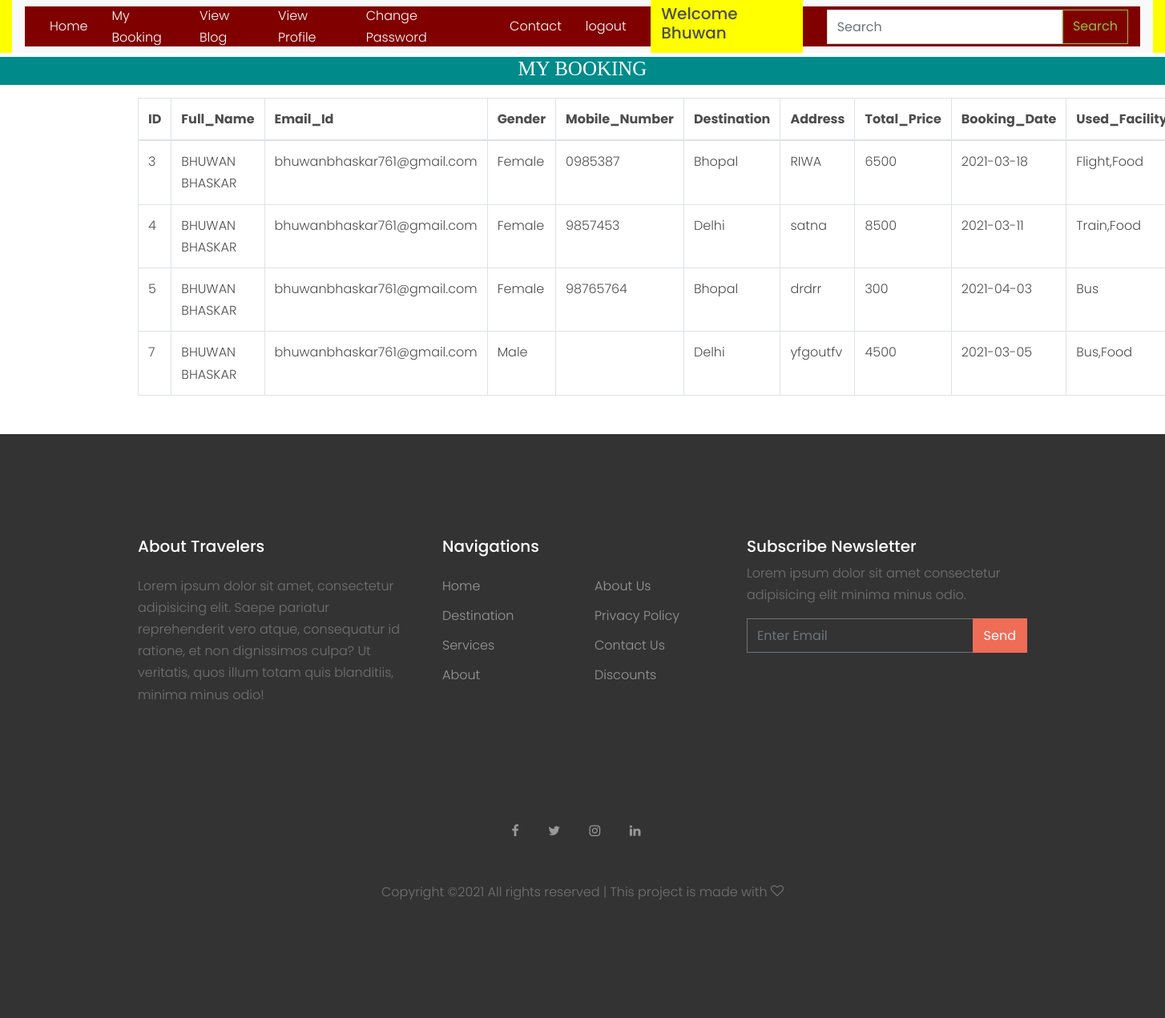
/my_booking/ (signed in), run on the app's committed database.
### tour/models.py (models this page shows, shortened)
class Booking(models.Model):
    user = models.ForeignKey(User,on_delete=models.CASCADE,null=True)
    destination = models.ForeignKey(Destination,on_delete=models.CASCADE,null=True)
    Fname = models.CharField(max_length=30)
    Lname = models.CharField(max_length=30)
    Email = models.EmailField()
    gender = models.CharField(max_length=20,null=True)
    date = models.CharField(max_length=30,null=True)
    address = models.CharField(max_length=30,null=True)
    number = models.CharField(max_length=30,null=True)
    price = models.CharField(max_length=30,null=True)
    used_facility=models.CharField(max_length=30,null=True)

class Destination(models.Model):
    user = models.ForeignKey(User,on_delete=models.CASCADE,null=True)
    place = models.CharField(max_length=20)
    country = models.CharField(max_length=20)
    image = models.ImageField(null=True)
    image1 = models.ImageField(null=True)
    image2 = models.ImageField(null=True)
    image3 = models.ImageField(null=True)
    price_by_bus = models.CharField(max_length=20,null=True)
    price_by_Train = models.CharField(max_length=20, null=True)
    price_by_Flight = models.CharField(max_length=20, null=True)
    food_price = models.CharField(max_length=20, null=True)
    number_of_person = models.CharField(max_length=20, null=True)
    days = models.CharField(max_length=20, null=True)
    nights = models.CharField(max_length=20, null=True)
    description=models.CharField(max_length=200,null=True)
    def __str__(self):
        return self.place

### tour/views.py (the view)
# urls.py: path('my_booking/',views.my_booking,name='my_booking'),
def my_booking(request):
    data=Booking.objects.filter(user=request.user)
    d={'data':data}
    return render(request,'my_booking.html',d)

### tour/templates/my_booking.html (shortened to what this page needs)
{% extends 'base.html' %}
{% load static %}
{% block body %}
<center>
      <h1 style="font-size:25px; background-color:darkcyan;height:35px;color:white;margin-top:5px;font-family : 'Monotype Corsiva' ;text-align:align:center"> MY BOOKING </h1>
</center>
<div class="container mt-3">
    <table class="table table-bordered" id="myTable">
  <thead>
  <tr>
    <th>ID</th>
    <th>Full_Name</th>
    <th>Email_Id</th>
      <th>Gender</th>
    <th>Mobile_Number</th>
    <th>Destination</th>
    <th>Address</th>
    <th>Total_Price</th>
    <th>Booking_Date</th>
    <th>Used_Facility</th>
  </tr>
  </thead>
   <tbody>
    {% for i in data %}
  <tr>
    <td>{{i.id}}</td>
    <td>{{i.Fname}} {{i.Lname}}</td>
      <td>{{i.Email}}</td>
      <td>{{i.gender}}</td>
       <td>{{i.number}}</td>
       <td>{{i.destination}}</td>
       <td>{{i.address}}</td>
       <td>{{i.price}}</td>
       <td>{{i.date}}</td>
       <td>{{i.used_facility}}</td>
  </tr>
    {% endfor %}
    </tbody>
</table>
</div>
{% endblock %}

### tour/templates/base.html (shortened to what this page needs)
<!DOCTYPE html>
<html lang="en">
<head>
    {% load static %}
    <link rel="stylesheet" href="{% static 'fonts/icomoon/style.css' %}">
    <link rel="stylesheet" href="{% static 'css/bootstrap.min.css' %}">
    <link rel="stylesheet" href="{% static 'css/magnific-popup.css' %}">
    <link rel="stylesheet" href="{% static 'css/jquery-ui.css' %}">
    <link rel="stylesheet" href="{% static 'css/owl.carousel.min.css' %}">
    <link rel="stylesheet" href="{% static 'css/owl.theme.default.min.css' %}">
    <link rel="stylesheet" href="https://cdnjs.cloudflare.com/ajax/libs/font-awesome/4.7.0/css/font-awesome.min.css">
    <link rel="stylesheet" href="{% static 'css/bootstrap-datepicker.css' %}">
    <link rel="stylesheet" href="{% static 'fonts/flaticon/font/flaticon.css' %}">
    <link rel="stylesheet" href="https://cdn.jsdelivr.net/npm/mediaelement@4.2.7/build/mediaelementplayer.min.css>
    <link rel=" href="{% static 'css/aos.css' %}">
    <link rel="stylesheet" href="{% static 'css/style.css' %}">
</head>
<body>
<header class="site-navbar " role="banner">
    <div class="container-fluid">
        <div class="row">
            <div class="col-12" style="background-color:yellow;">
                <nav class="navbar navbar-expand-lg navbar-light bg-light">
                    <div class="container-fluid" style="background-color:maroon;height:50px">
                        <div class="collapse navbar-collapse" id="navbarSupportedContent">
                            {% if request.user.is_staff %}
                            <ul class="navbar-nav me-auto mb-2 mb-lg-0">
                                <li class="active"><a href="{% url 'admin_home' %}">Dashboard</a></li>
                                <li><a href="{% url 'all_user' %}" style="margin-left:10px">All User</a></li>
                                <li><a href="{% url 'add_destination' %}"  style="margin-left:20px">Add Destination</a></li>
                                <li><a href="{% url 'add_blog' %}"  style="margin-left:20px">Add Blog</a></li>
                                <li><a href="{% url 'admin_viewblog' %}"  style="margin-left:20px">View Blog</a></li>
                                <li><a href="{% url 'view_destination' %}"  style="margin-left:20px">View Destination</a></li>
                                <li><a href="{% url 'view_booking' %}"  style="margin-left:20px">View Booking</a></li>
                                <li><a href="{% url 'view_contact' %}"  style="margin-left:20px">View Contact</a></li>
                                <li><a href="{% url 'Change_Password' %}"  style="margin-left:20px">Change Password</a></li>
                                 <li><a href="{% url 'logout' %}"  style="margin-left:20px">logout</a></li>
                                <li class="btn btn-warning"  style="margin-left:20px;background-color:yellow">Welcome {{request.user.username}}</li>
                                {% elif request.user.is_authenticated %}
                                    <a href="{% url 'home' %}" style="color:white">Home</a>
                        <a href="{% url 'my_booking' %}" style="margin-left:30px;color:white">My Booking</a>
                        <a href="{% url 'blog' %}" style="margin-left:30px;color:white">View Blog</a>
                               <a href="{% url 'view_profile' %}" style="margin-left:30px;color:white">View Profile</a>
                               <a href="{% url 'Change_Password' %}" style="margin-left:30px;color:white">Change Password</a>
                                    <a href="{% url 'contact' %}" style="margin-left:50px;color:white">Contact</a>
                               <a href="{% url 'logout' %}" onclick="return confirm('Are You Sure')" style="margin-left:30px;color:white">logout</a>
                                <h5 style="background-color:yellow;margin-left:30px;padding:1%"> Welcome {{request.user.username}}</h5>
                            {% endif %}
                            {% if not request.user.is_staff %}
                            <div align="right">
                                <form class="d-flex pull-right" method="post" action="/search/">
                                    <input class="form-control me-2" type="search" placeholder="Search"
                                           aria-label="Search" name="srh" style="margin-left:30px">
                                    <button class="btn btn-outline-success" type="submit">Search</button>
                                </form>
                            </div>
                            {% endif %}
                        </div>
                    </div>
                </nav>
            </div>
        </div>
    </div>
</header>
{% block body %}
{% endblock %}
<footer class="site-footer mt-5">
    <div class="container">
        <div class="row">
            <div class="col-lg-4">
                <div class="mb-5">
                    <h3 class="footer-heading mb-4">About Travelers</h3>
                    <p>Lorem ipsum dolor sit amet, consectetur adipisicing elit. Saepe pariatur reprehenderit vero
                        atque, consequatur id ratione, et non dignissimos culpa? Ut veritatis, quos illum totam quis
                        blanditiis, minima minus odio!</p>
                </div>
            </div>
            <div class="col-lg-4 mb-5 mb-lg-0">
                <div class="row mb-5">
                    <div class="col-md-12">
                        <h3 class="footer-heading mb-4">Navigations</h3>
                    </div>
                    <div class="col-md-6 col-lg-6">
                        <ul class="list-unstyled">
                            <li><a href="#">Home</a></li>
                            <li><a href="#">Destination</a></li>
                            <li><a href="#">Services</a></li>
                            <li><a href="#">About</a></li>
                        </ul>
                    </div>
                    <div class="col-md-6 col-lg-6">
                        <ul class="list-unstyled">
                            <li><a href="#">About Us</a></li>
                            <li><a href="#">Privacy Policy</a></li>
                            <li><a href="#">Contact Us</a></li>
                            <li><a href="#">Discounts</a></li>
                        </ul>
                    </div>
                </div>
            </div>
            <div class="col-lg-4 mb-5 mb-lg-0">
                <div class="mb-5">
                    <h3 class="footer-heading mb-2">Subscribe Newsletter</h3>
                    <p>Lorem ipsum dolor sit amet consectetur adipisicing elit minima minus odio.</p>
                    <form action="#" method="post">
                        <div class="input-group mb-3">
                            <input type="text" class="form-control border-secondary text-white bg-transparent"
                                   placeholder="Enter Email" aria-label="Enter Email" aria-describedby="button-addon2">
                            <div class="input-group-append">
                                <button class="btn btn-primary text-white" type="button" id="button-addon2">Send
                                </button>
                            </div>
                        </div>
                    </form>
                </div>
            </div>
        </div>
        <div class="row pt-5 mt-5 text-center">
            <div class="col-md-12">
                <div class="mb-5">
                    <a href="#" class="pl-0 pr-3"><span class="icon-facebook"></span></a>
                    <a href="#" class="pl-3 pr-3"><span class="icon-twitter"></span></a>
                    <a href="#" class="pl-3 pr-3"><span class="icon-instagram"></span></a>
                    <a href="#" class="pl-3 pr-3"><span class="icon-linkedin"></span></a>
                </div>
                <p>
                    Copyright &copy;<script>document.write(new Date().getFullYear());</script>
                    All rights reserved | This project is made with <i class="icon-heart-o" aria-hidden="true"></i>
                </p>
            </div>
        </div>
    </div>
</footer>
</body>
</html>

### tour/static/css/style.css (style rules this page uses)
body { line-height: 1.7; color: #4d4d4d; font-weight: 300; font-size: 1rem; }
a { -webkit-transition: .3s all ease; -o-transition: .3s all ease; transition: .3s all ease; }
h1, h2, h3, h4, h5, .h1, .h2, .h3, .h4, .h5 { font-family: "Poppins", -apple-system, BlinkMacSystemFont, "Segoe UI", Roboto, "Helvetica Neue", Arial, sans-serif, "Apple Color Emoji", "Segoe UI Emoji", "Segoe UI Symbol", "Noto Color Emoji"; }
.btn { border-radius: 0; }
.btn.btn-primary { border: 2px solid transparent; }
.form-control { height: 43px; border-radius: 0; }
.site-footer { padding: 4em 0; background: #333333; }
@media (min-width: 768px) { .site-footer { padding: 8em 0; } }
.site-footer p { color: #737373; }
.site-footer h2, .site-footer h3, .site-footer h4, .site-footer h5 { color: #fff; }
.site-footer a { color: #999999; }
.site-footer ul li { margin-bottom: 10px; }
.site-footer .footer-heading { font-size: 20px; color: #fff; }
.site-navbar { margin-bottom: 0px; z-index: 1999; position: relative; }
.bg-light { background: #ccc; }

### tour/templates/base.html (style rules this page uses)
li { color:white; font-size:bold; }

### data on the page
Booking: id "3", Fname "BHUWAN", Lname "BHASKAR", Email "bhuwanbhaskar761@gmail.com", gender "Female", number "0985387", destination "Bhopal", address "RIWA", price "6500", date "2021-03-18", used_facility "Flight,Food"
Booking: id "4", Fname "BHUWAN", Lname "BHASKAR", Email "bhuwanbhaskar761@gmail.com", gender "Female", number "9857453", destination "Delhi", address "satna", price "8500", date "2021-03-11", used_facility "Train,Food"
Booking: id "5", Fname "BHUWAN", Lname "BHASKAR", Email "bhuwanbhaskar761@gmail.com", gender "Female", number "98765764", destination "Bhopal", address "drdrr", price "300", date "2021-04-03", used_facility "Bus"
Booking: id "7", Fname "BHUWAN", Lname "BHASKAR", Email "bhuwanbhaskar761@gmail.com", gender "Male", destination "Delhi", address "yfgoutfv", price "4500", date "2021-03-05", used_facility "Bus,Food"

### other printed values
{{ request.user.username }} "Bhuwan"
